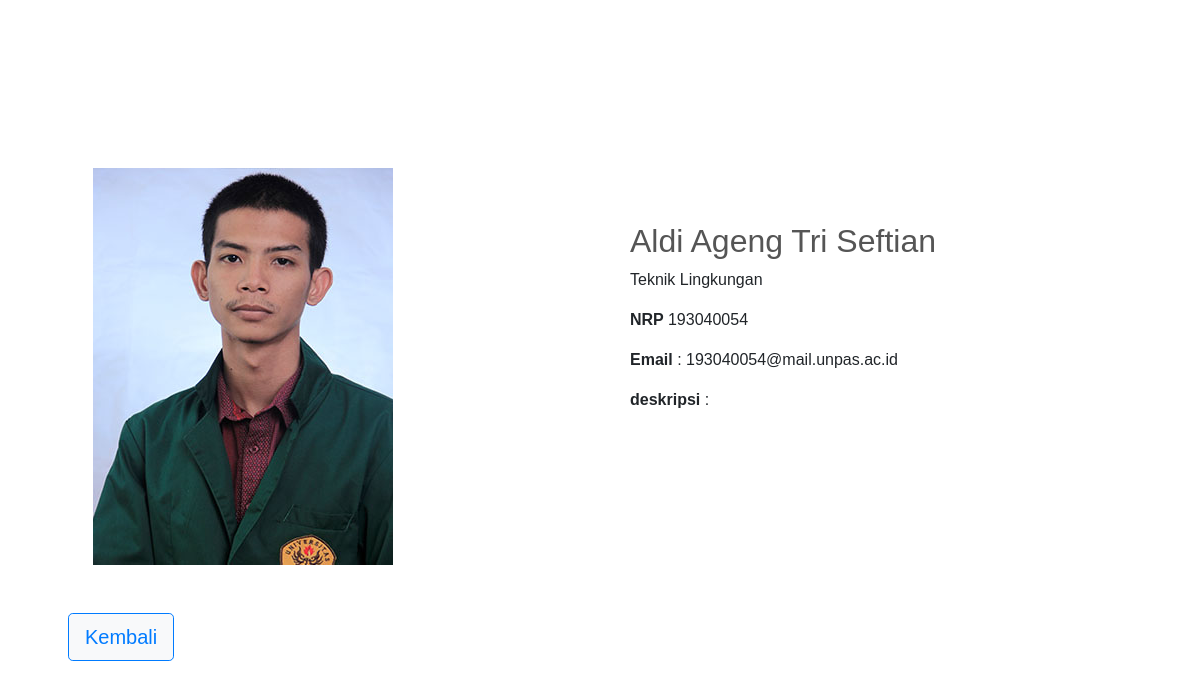
The page /Tugas/php/detail.php?id=5 on the database its author committed.
### tables this page shows
CREATE TABLE `mahasiswa` (
  `id_mhs` int(11) NOT NULL,
  `nrp` char(10) NOT NULL,
  `nama` varchar(50) NOT NULL,
  `jurusan` varchar(80) NOT NULL,
  `email` varchar(100) NOT NULL,
  `foto` char(30) NOT NULL
);

### Tugas/php/function.php (called while the page is built, shortened)
<?php
function koneksi()
{
    $conn = mysqli_connect("localhost", "root", "");
    mysqli_select_db($conn, "pw_193040043");
    return $conn;
}
function query($sql)
{
    $conn = koneksi();
    $result = mysqli_query($conn, "$sql");
    while ($mahasiswa = mysqli_fetch_assoc($result)) {
        $mhs[] = $mahasiswa;
    }
    return $mhs;
}

### Tugas/php/detail.php (the view, shortened to what this page needs)
<?php
require "function.php";
$id = $_GET["id"];
$mahasiswa = query("SELECT * FROM mahasiswa WHERE id_mhs = $id")[0];
?>
<!doctype html>
<html lang="en">
<head>
  <link rel="stylesheet" href="https://stackpath.bootstrapcdn.com/bootstrap/4.4.1/css/bootstrap.min.css">
  <link rel="stylesheet" href="../css/mycss.css">
</head>
<body>
  <div class="container">
    <div class="row">
      <div class="col-md-5">
        <img class="p-5" src="../assets/<?= $mahasiswa["foto"]; ?>" alt="" style="max-height:500px">
      </div>
      <div class="col-md-1"></div>
      <div class="col-md-5 keterangan pt-5">
        <p class="arrival text-center">NEW</p>
        <h2><?= $mahasiswa["nama"] ?></h2>
        <p><?= $mahasiswa["jurusan"] ?></p>
        <p><b>NRP </b><?= $mahasiswa["nrp"] ?></p>
        <p><b>Email </b> : <?= $mahasiswa["email"] ?></p>
        <p><b>deskripsi</b> : </p>
      </div>
    </div>
  </div>
  <button type="button" class="btn btn-primary btn-lg bg-light ml-5 "><a href="admin.php">Kembali</a></button>
</body>
</html>

### Tugas/css/mycss.css (style rules this page uses)
.container { margin-top: 100px; }
.arrival { width: 50px; color: white; font-size: 12px; font-weight: bold; }
.keterangan { margin-top: 20px; margin-left: 15px; }
.keterangan h2 { color: #555; }
body { margin: 0; padding: 20px; font-family: sans-serif; }

### rows shown on the page
mahasiswa: foto (picture), nama "Aldi Ageng Tri Seftian", jurusan "Teknik Lingkungan", nrp "193040054", email "193040054@mail.unpas.ac.id"
